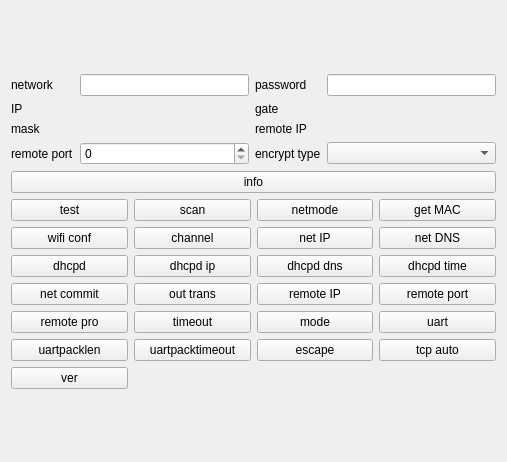
<?xml version="1.0" encoding="UTF-8"?>
<ui version="4.0">
 <class>HLK_RM04_widget</class>
 <widget class="QWidget" name="HLK_RM04_widget">
  <property name="geometry">
   <rect>
    <x>0</x>
    <y>0</y>
    <width>507</width>
    <height>462</height>
   </rect>
  </property>
  <property name="sizePolicy">
   <sizepolicy hsizetype="Fixed" vsizetype="Preferred">
    <horstretch>0</horstretch>
    <verstretch>0</verstretch>
   </sizepolicy>
  </property>
  <property name="windowTitle">
   <string>Form</string>
  </property>
  <layout class="QVBoxLayout" name="verticalLayout">
   <item>
    <widget class="SerialBox5_fix_baudrate" name="serial_widget" native="true"/>
   </item>
   <item>
    <layout class="QGridLayout" name="gridLayout">
     <item row="2" column="0">
      <widget class="QLabel" name="label_5">
       <property name="text">
        <string>mask</string>
       </property>
      </widget>
     </item>
     <item row="0" column="3">
      <widget class="QLineEdit" name="le_password"/>
     </item>
     <item row="0" column="0">
      <widget class="QLabel" name="label">
       <property name="text">
        <string>network</string>
       </property>
      </widget>
     </item>
     <item row="0" column="1">
      <widget class="QLineEdit" name="le_ssid"/>
     </item>
     <item row="1" column="0">
      <widget class="QLabel" name="label_3">
       <property name="text">
        <string>IP</string>
       </property>
      </widget>
     </item>
     <item row="2" column="2">
      <widget class="QLabel" name="label_6">
       <property name="text">
        <string>remote IP</string>
       </property>
      </widget>
     </item>
     <item row="1" column="2">
      <widget class="QLabel" name="label_4">
       <property name="text">
        <string>gate</string>
       </property>
      </widget>
     </item>
     <item row="0" column="2">
      <widget class="QLabel" name="label_2">
       <property name="text">
        <string>password</string>
       </property>
      </widget>
     </item>
     <item row="3" column="0">
      <widget class="QLabel" name="label_7">
       <property name="text">
        <string>remote port</string>
       </property>
      </widget>
     </item>
     <item row="3" column="2">
      <widget class="QLabel" name="label_8">
       <property name="text">
        <string>encrypt type</string>
       </property>
      </widget>
     </item>
     <item row="1" column="1">
      <widget class="IPV4_wo_port" name="ip_widget" native="true"/>
     </item>
     <item row="1" column="3">
      <widget class="IPV4_wo_port" name="gate_widget" native="true"/>
     </item>
     <item row="2" column="1">
      <widget class="IPV4_wo_port" name="mask_widget" native="true"/>
     </item>
     <item row="2" column="3">
      <widget class="IPV4_wo_port" name="remove_ip_widget" native="true"/>
     </item>
     <item row="3" column="1">
      <widget class="QSpinBox" name="sb_remote_post"/>
     </item>
     <item row="3" column="3">
      <widget class="QComboBox" name="cb_encrypt_type"/>
     </item>
    </layout>
   </item>
   <item>
    <widget class="QPushButton" name="btn_info">
     <property name="text">
      <string>info</string>
     </property>
    </widget>
   </item>
   <item>
    <layout class="QGridLayout" name="grid">
     <item row="1" column="2">
      <widget class="QPushButton" name="btn_net_IP">
       <property name="text">
        <string>net IP</string>
       </property>
      </widget>
     </item>
     <item row="8" column="2">
      <widget class="QPushButton" name="btn_escape">
       <property name="text">
        <string>escape</string>
       </property>
      </widget>
     </item>
     <item row="0" column="2">
      <widget class="QPushButton" name="btn_netmode">
       <property name="text">
        <string>netmode</string>
       </property>
      </widget>
     </item>
     <item row="3" column="3">
      <widget class="QPushButton" name="btn_dhcpd_time">
       <property name="text">
        <string>dhcpd time</string>
       </property>
      </widget>
     </item>
     <item row="8" column="1">
      <widget class="QPushButton" name="btn_uartpacktimeout">
       <property name="text">
        <string>uartpacktimeout</string>
       </property>
      </widget>
     </item>
     <item row="1" column="3">
      <widget class="QPushButton" name="btn_net_DNS">
       <property name="text">
        <string>net DNS</string>
       </property>
      </widget>
     </item>
     <item row="5" column="2">
      <widget class="QPushButton" name="btn_mode">
       <property name="text">
        <string>mode</string>
       </property>
      </widget>
     </item>
     <item row="3" column="1">
      <widget class="QPushButton" name="btn_dhcpd_ip">
       <property name="text">
        <string>dhcpd ip</string>
       </property>
      </widget>
     </item>
     <item row="0" column="3">
      <widget class="QPushButton" name="btn_get_MAC">
       <property name="text">
        <string>get MAC</string>
       </property>
      </widget>
     </item>
     <item row="4" column="0">
      <widget class="QPushButton" name="btn_net_commit">
       <property name="text">
        <string>net commit</string>
       </property>
      </widget>
     </item>
     <item row="4" column="1">
      <widget class="QPushButton" name="btn_out_trans">
       <property name="text">
        <string>out trans</string>
       </property>
      </widget>
     </item>
     <item row="1" column="1">
      <widget class="QPushButton" name="btn_channel">
       <property name="text">
        <string>channel</string>
       </property>
      </widget>
     </item>
     <item row="3" column="0">
      <widget class="QPushButton" name="btn_dhcpd">
       <property name="text">
        <string>dhcpd</string>
       </property>
      </widget>
     </item>
     <item row="4" column="2">
      <widget class="QPushButton" name="btn_remote_IP">
       <property name="text">
        <string>remote IP</string>
       </property>
      </widget>
     </item>
     <item row="1" column="0">
      <widget class="QPushButton" name="btn_wifi_conf">
       <property name="text">
        <string>wifi conf</string>
       </property>
      </widget>
     </item>
     <item row="5" column="0">
      <widget class="QPushButton" name="btn_remote_pro">
       <property name="text">
        <string>remote pro</string>
       </property>
      </widget>
     </item>
     <item row="5" column="3">
      <widget class="QPushButton" name="btn_uart">
       <property name="text">
        <string>uart</string>
       </property>
      </widget>
     </item>
     <item row="8" column="0">
      <widget class="QPushButton" name="btn_uartpacklen">
       <property name="text">
        <string>uartpacklen</string>
       </property>
      </widget>
     </item>
     <item row="0" column="1">
      <widget class="QPushButton" name="btn_scan">
       <property name="text">
        <string>scan</string>
       </property>
      </widget>
     </item>
     <item row="4" column="3">
      <widget class="QPushButton" name="btn_remote_port">
       <property name="text">
        <string>remote port</string>
       </property>
      </widget>
     </item>
     <item row="3" column="2">
      <widget class="QPushButton" name="btn_dhcpd_dns">
       <property name="text">
        <string>dhcpd dns</string>
       </property>
      </widget>
     </item>
     <item row="5" column="1">
      <widget class="QPushButton" name="btn_timeout">
       <property name="text">
        <string>timeout</string>
       </property>
      </widget>
     </item>
     <item row="0" column="0">
      <widget class="QPushButton" name="btn_test">
       <property name="text">
        <string>test</string>
       </property>
      </widget>
     </item>
     <item row="8" column="3">
      <widget class="QPushButton" name="btn_tcp_auto">
       <property name="text">
        <string>tcp auto</string>
       </property>
      </widget>
     </item>
     <item row="9" column="0">
      <widget class="QPushButton" name="btn_ver">
       <property name="text">
        <string>ver</string>
       </property>
      </widget>
     </item>
    </layout>
   </item>
   <item>
    <widget class="LogBox" name="log_widget" native="true"/>
   </item>
  </layout>
 </widget>
 <customwidgets>
  <customwidget>
   <class>SerialBox5_fix_baudrate</class>
   <extends>QWidget</extends>
   <header>serialbox5_fix_baudrate.hpp</header>
   <container>1</container>
  </customwidget>
  <customwidget>
   <class>IPV4_wo_port</class>
   <extends>QWidget</extends>
   <header>ipv4_wo_port.hpp</header>
   <container>1</container>
  </customwidget>
  <customwidget>
   <class>LogBox</class>
   <extends>QWidget</extends>
   <header>logbox.hpp</header>
   <container>1</container>
  </customwidget>
 </customwidgets>
 <tabstops>
  <tabstop>le_ssid</tabstop>
  <tabstop>le_password</tabstop>
  <tabstop>sb_remote_post</tabstop>
  <tabstop>cb_encrypt_type</tabstop>
  <tabstop>btn_info</tabstop>
  <tabstop>btn_test</tabstop>
  <tabstop>btn_scan</tabstop>
  <tabstop>btn_netmode</tabstop>
  <tabstop>btn_get_MAC</tabstop>
  <tabstop>btn_uartpacklen</tabstop>
  <tabstop>btn_uartpacktimeout</tabstop>
  <tabstop>btn_escape</tabstop>
  <tabstop>btn_tcp_auto</tabstop>
 </tabstops>
 <resources/>
 <connections/>
</ui>
